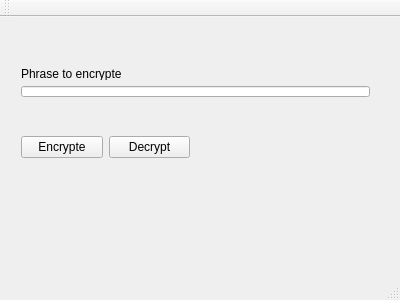
<?xml version="1.0" encoding="UTF-8"?>
<ui version="4.0">
 <class>MainWindow</class>
 <widget class="QMainWindow" name="MainWindow">
  <property name="geometry">
   <rect>
    <x>0</x>
    <y>0</y>
    <width>400</width>
    <height>300</height>
   </rect>
  </property>
  <property name="windowTitle">
   <string>MainWindow</string>
  </property>
  <widget class="QWidget" name="centralWidget">
   <widget class="QWidget" name="">
    <property name="geometry">
     <rect>
      <x>10</x>
      <y>100</y>
      <width>191</width>
      <height>61</height>
     </rect>
    </property>
    <layout class="QHBoxLayout" name="horizontalLayout">
     <item>
      <widget class="QPushButton" name="pushButton_Encrypte">
       <property name="text">
        <string>Encrypte</string>
       </property>
      </widget>
     </item>
     <item>
      <widget class="QPushButton" name="pushButton_Decrypt">
       <property name="text">
        <string>Decrypt</string>
       </property>
      </widget>
     </item>
    </layout>
   </widget>
   <widget class="QWidget" name="">
    <property name="geometry">
     <rect>
      <x>10</x>
      <y>40</y>
      <width>371</width>
      <height>51</height>
     </rect>
    </property>
    <layout class="QVBoxLayout" name="verticalLayout">
     <item>
      <widget class="QLabel" name="label">
       <property name="text">
        <string>Phrase to encrypte</string>
       </property>
      </widget>
     </item>
     <item>
      <widget class="QLineEdit" name="lineEdit"/>
     </item>
    </layout>
   </widget>
  </widget>
  <widget class="QMenuBar" name="menuBar">
   <property name="geometry">
    <rect>
     <x>0</x>
     <y>0</y>
     <width>400</width>
     <height>21</height>
    </rect>
   </property>
  </widget>
  <widget class="QToolBar" name="mainToolBar">
   <attribute name="toolBarArea">
    <enum>TopToolBarArea</enum>
   </attribute>
   <attribute name="toolBarBreak">
    <bool>false</bool>
   </attribute>
  </widget>
  <widget class="QStatusBar" name="statusBar"/>
 </widget>
 <layoutdefault spacing="6" margin="11"/>
 <resources/>
 <connections/>
</ui>
